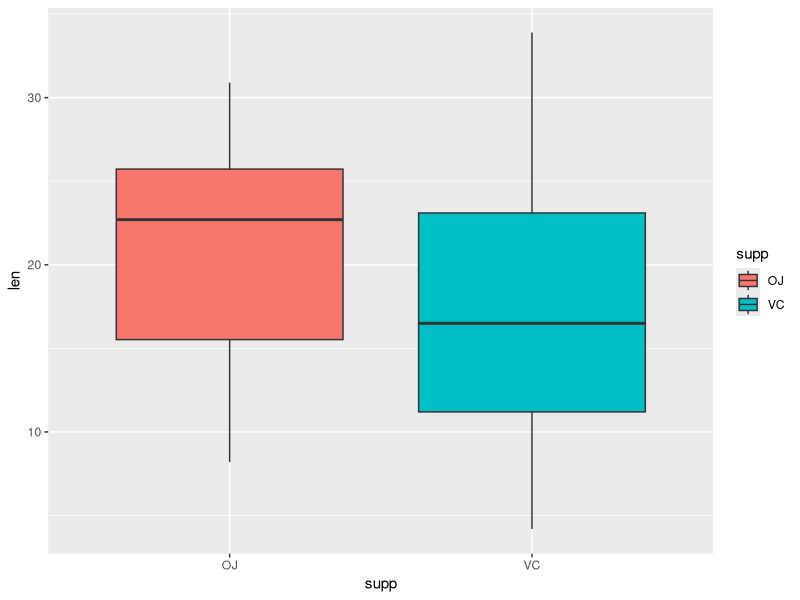
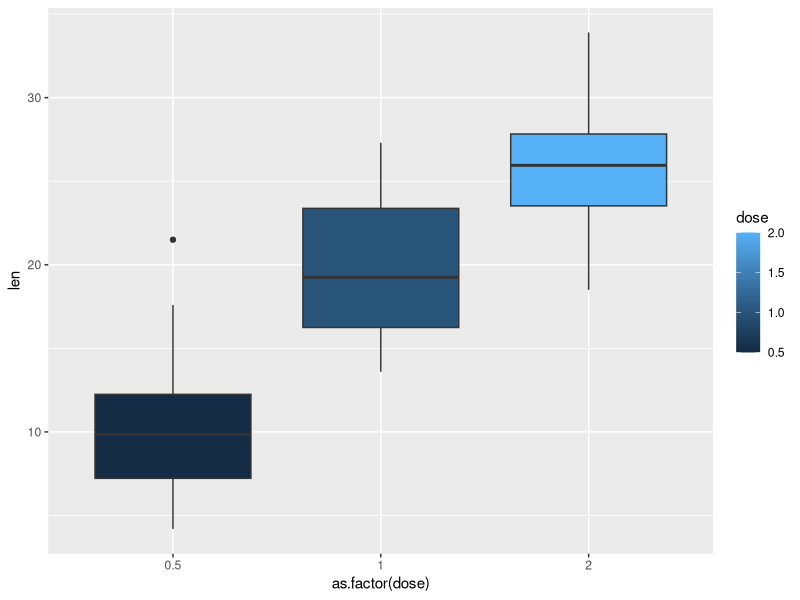

Here is the R script that generated these plots, in order:
## ---- chunk 1
data(ToothGrowth)
str(ToothGrowth)
## ---- chunk 2
summary(ToothGrowth)
## ---- chunk 3
library(ggplot2)
ggplot(aes(x=supp, y=len), data=ToothGrowth) + geom_boxplot(aes(fill=supp))
## ---- chunk 4
library(ggplot2)
ggplot(aes(x=as.factor(dose), y=len), data=ToothGrowth) + geom_boxplot(aes(fill=dose)) 
## ---- chunk 5
t.test(len~supp,data=ToothGrowth)
## ---- chunk 6
dose.5 <- ToothGrowth[ToothGrowth$dose==0.5,]
  t.test(dose.5$len ~ dose.5$supp, data=ToothGrowth)
  
dose1 <- ToothGrowth[ToothGrowth$dose==1,]
  t.test(dose1$len ~ dose1$supp, data=ToothGrowth)

dose2 <- ToothGrowth[ToothGrowth$dose==2,]
  t.test(dose2$len ~ dose2$supp, data=ToothGrowth)
## ---- chunk 7
len1<- subset(ToothGrowth, dose==0.5 | dose == 1 )
t.test(len1$len ~ len1$dose, data = ToothGrowth)

len2<- subset(ToothGrowth, dose==0.5 | dose == 2 )
t.test(len2$len ~ len2$dose, data = ToothGrowth)

len3<- subset(ToothGrowth, dose==1 | dose == 2 )
t.test(len3$len ~ len3$dose, data = ToothGrowth)
